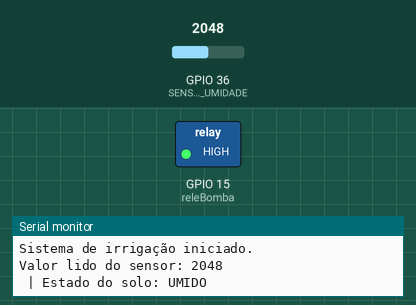
Bench run of a sketch on a simulated ESP32. Shown: switched loads named in the sketch (green lamp = pin HIGH), the last lines printed to the serial monitor. The test bench sets the inputs (shaded band); at power-on: GPIO 36 (SENSOR_UMIDADE) = 2048.

Above: at 2.2 s.
2.3 s: GPIO 36 (SENSOR_UMIDADE) set to 1045
6.1 s: GPIO 36 (SENSOR_UMIDADE) set to 942
At 7.5 s:
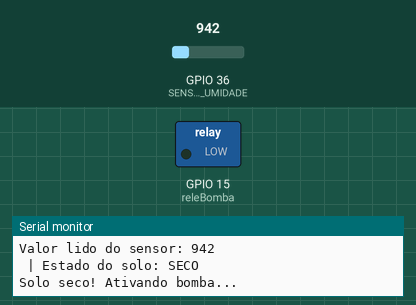
13.7 s: GPIO 36 (SENSOR_UMIDADE) set to 1040
At 14.8 s:
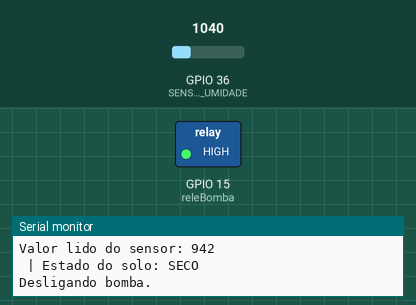
17.5 s: GPIO 36 (SENSOR_UMIDADE) set to 960
At 20.3 s:
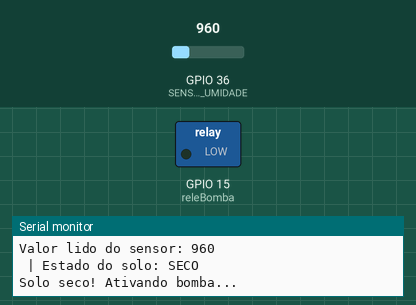
Timing chart, 0 to 26.1 s (numbered marks = the images above; inputs shaded):
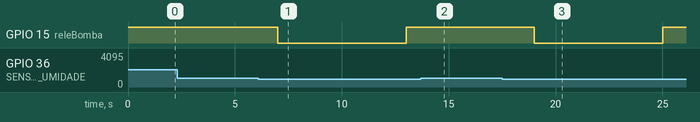

The sketch:

HidroFlow-microcontroller.ino
```cpp
//Sensor de umidade no pino GPIO36 = SENSOR_VP
#define SENSOR_UMIDADE 36

// Relé da bomba no pino D15 (GPIO 15)
const int releBomba = 15;

//Faixas ajustáveis com base na calibração do sensor
const int LIMITE_SECO = 1000;
const int LIMITE_UMIDO = 2500;

// Tempo que a bomba ficará ligada (5 segundos)
const unsigned long tempoLigado = 5000;

unsigned long tempoAnterior = 0;
bool bombaLigada = false;


void setup() {
  pinMode(releBomba, OUTPUT);
  digitalWrite(releBomba, HIGH); //relé desligado inicialmente

  Serial.begin(115200);
  delay(1000);
  Serial.println("Sistema de irrigação iniciado.");
}

void loop() {
  int umidade = analogRead(SENSOR_UMIDADE); // Lê o valor analógico (0 a 4095 no ESP32)

  Serial.print("Valor lido do sensor: ");
  Serial.println(umidade);
  Serial.print(" | Estado do solo: ");

  if (umidade < 1000) {
    Serial.println("SECO");

    if(!bombaLigada){
      Serial.println("Solo seco! Ativando bomba...");
      digitalWrite(releBomba, LOW);
      tempoAnterior = millis();
      bombaLigada = true;
    }

  }
  else if (umidade < 2500) {
    Serial.println("UMIDO");
  }
  else {
    Serial.println("MUITO UMIDO");
  }


  if (bombaLigada && millis() - tempoAnterior >= tempoLigado){
    Serial.println("Desligando bomba.");
    digitalWrite(releBomba, HIGH);
    bombaLigada = false;
  }


  delay(3000); // Aguarda 3 segundo entre leituras
}
```

Measured:
- the behaviour switches between 1000 and 999 on GPIO 36 (SENSOR_UMIDADE) (found by bisection; images 0 and 1)
- after the input at 6.1 s, GPIO 15 (releBomba): HIGH → LOW after 0.90 s, → HIGH 6.0 s later
- after the input at 13.7 s, GPIO 15 (releBomba): stays HIGH (without the input it goes to LOW after 2.3 s)
- after the input at 17.5 s, GPIO 15 (releBomba): HIGH → LOW after 1.5 s, → HIGH 6.0 s later
